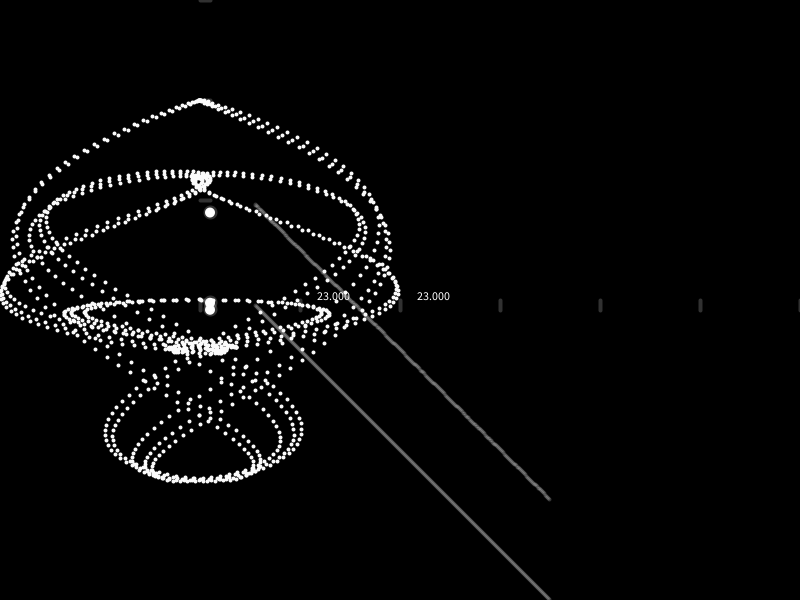
Frame 1 (no input)
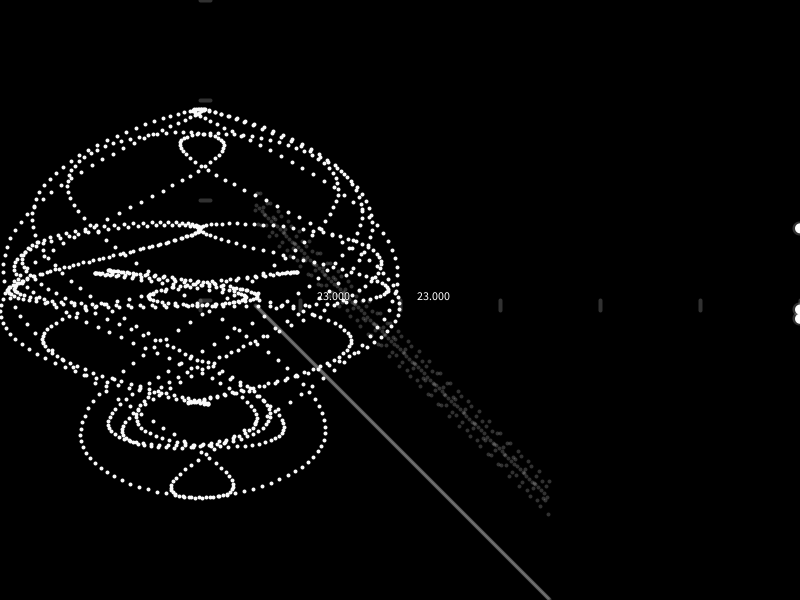
Frame 60 (the mouse pressed at the canvas centre just before this capture)
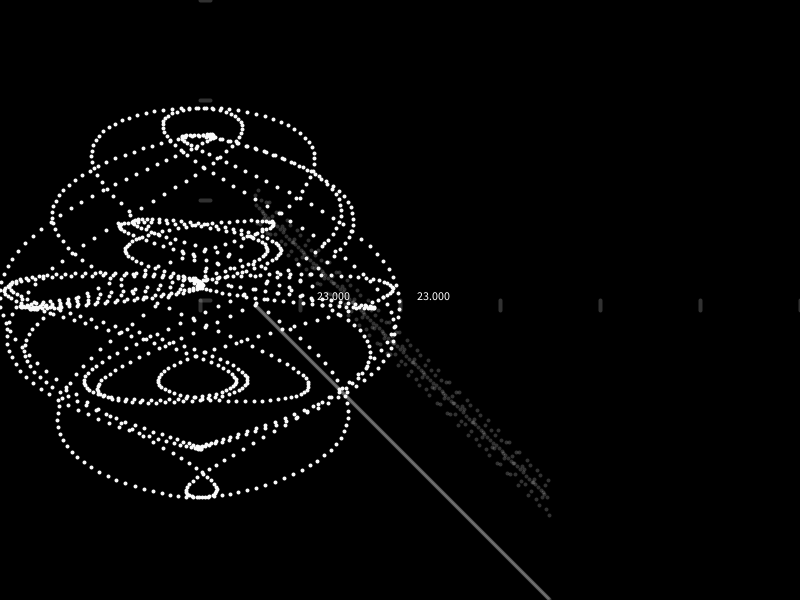
Frame 120 (the mouse held since frame 60 and released just before this capture)

The Processing sketch that drew these frames (run headless with seeded random() and noise(); from frame 60 on, the mouse is pressed at the canvas centre):

// Processing sketch: experiment57
// ── experiment57.pde
float xx,yy, x , y ,phi ,t,T,i;
void setup(){
  size(800,600);
  background( 0);
}int x1,y1,x2,y2=0;
void draw(){
  T=7;
  background(0 );
translate(200,300);
int start =5,finish=400;
i+=0.005;
println(i);stroke(250,250,250);
strokeWeight(4 );
color col =color(250,0,0);
x=50;
y=-50;


xx=350;
yy=100;
//ellipse(x,y,10,10);

//ellipse(xx,yy,10,10);
//point(

x1=-100;x2=400;y1=0;y2=0;
int dx = x2 - x1;
int dy = y2 - y1;
for (float x = x1;x< x2;x+=0.4) {
 y = y1 + dy * (x - x1) / dx;
// point(x, y);
//point(200*cos(2*PI*radians( x)%30)*sin(TWO_PI * x / 4000+pow(i,10)+i*10),y+200*sin(2*PI*radians( x)%10)*sin(TWO_PI * x / 4000+i+i*10));
//point(100*cos(2*PI*radians( x)%30),y+100*sin(2*PI*radians( x)%10));
//point(200*cos(2*PI*radians( x)*7)*sin(TWO_PI * x / 4000+i),y+200*sin(2*PI*radians( x)*7)*sin(TWO_PI * x / 4000+i));
  point(200*cos(2*PI*radians( x))*sin(TWO_PI * x / 40+i),y+200*sin(2*PI*radians( x))*sin(TWO_PI * x / 400+i));

   
    //point(200*cos(2*PI*radians( x)%45),y+200*sin(2*PI*radians( x)%45));
//   point(x,-50+y);
//point(x,-10+( 20 * cos(TWO_PI * x / 200+i))* sin(TWO_PI * x / 400+i)+y );

}


//ellipse((gg+h),lo,40,40);


for (int t=start;t<xx-x;t+=1){
  //float x = amplitude * cos(TWO_PI * frameCount / period);
  stroke(250,250,250,50);
//float f =23 * sin(TWO_PI * yy+t/finish -i*xx);
float f =t;
point(x+(t%xx),t);
//point(t, 100 * cos(TWO_PI * t / 100+i));

//stroke(0,250,0);
point(t+x,-100+( 20 * cos(TWO_PI * t / 20+i))* sin(TWO_PI * t /i)+f  );
//stroke(250,250,0);
//point(t,100+( 10 * cos(TWO_PI * t / 300+i))+(23 * cos(TWO_PI * t / 500-i))  );
if(23 * cos(TWO_PI * t / 100)==23)text(23 * cos(TWO_PI * t / 100),t+15,0);
}

ellipse(i*2000, 23 * sin(TWO_PI * i*2000 / 500-i),10,10);
ellipse(i*2000, 10 * cos(TWO_PI * i*2000 / 300+i),10,10);
ellipse(i*2000,-100+( 10 * cos(TWO_PI *  i*2000 / 300+i))+(23 * sin(TWO_PI *  i*2000 / 500-i)),10,10);

//line(0,0,600,0);
for(int Ti=0;Ti<T+1;Ti++)line(Ti*100,10,Ti*100,0);
for(int Ti=0;Ti<T+1;Ti++)line(10,-Ti*100,0,-Ti*100);
}
